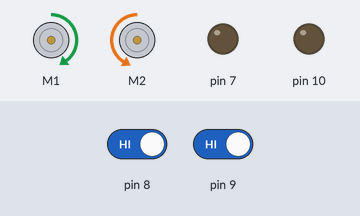
Bench run of a sketch on a simulated Arduino Uno, built with avr-gcc and run on an emulated ATmega328P. Parts: 2 × DC motor (green arrow = forward, orange = backward, longer = faster), output pins drawn as LEDs (lit = HIGH). The inputs (shaded band) are chosen by the test bench; at power-on: pin 8 HIGH, pin 9 HIGH. What the sketch prints to the serial monitor is not drawn.

Above: at 1.4 s.
1.5 s: pin 8 driven LOW
At 2.9 s:
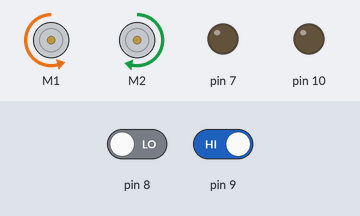
3.3 s: pin 9 driven LOW
At 4.5 s:
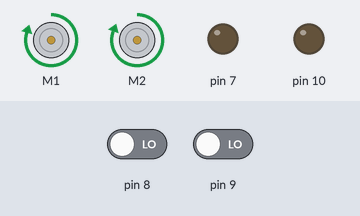
5.4 s: pin 8 driven HIGH
At 6.9 s:
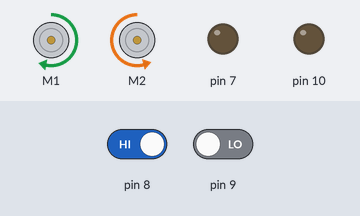
7.3 s: pin 9 driven HIGH
At 9.4 s:
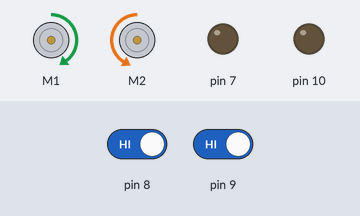
Timing chart, 0 to 10.5 s (numbered marks = the images above; inputs shaded):
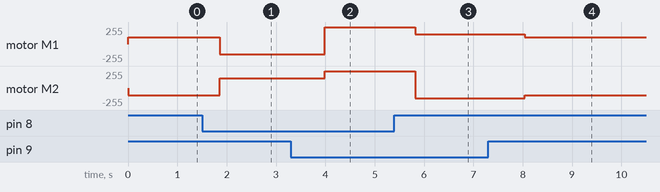

Measured:
- after the input at 1.5 s, motor M1: forward 100/255 → backward 155/255 after 0.36 s; motor M2: backward 105/255 → forward 150/255 after 0.36 s
- after the input at 3.3 s, motor M1: backward 155/255 → forward 252/255 after 0.69 s; motor M2: forward 150/255 → forward 255/255 after 0.69 s
- after the input at 5.4 s, motor M1: forward 252/255 → forward 150/255 after 0.42 s; motor M2: forward 255/255 → backward 155/255 after 0.42 s
- after the input at 7.3 s, motor M1: forward 150/255 → forward 100/255 after 0.74 s; motor M2: backward 155/255 → backward 105/255 after 0.74 s

The sketch:

SensorBasedMovementSumoBOT.ino
```cpp
/*
  This is a test sketch for the Adafruit assembled Motor Shield for Arduino v2
  It won't work with v1.x motor shields! Only for the v2's with built in PWM
  control

  For use with the Adafruit Motor Shield v2
  ---->  http://www.adafruit.com/products/1438
*/

#include <Adafruit_MotorShield.h>
int counter;
// Create the motor shield object with the default I2C address
Adafruit_MotorShield AFMS = Adafruit_MotorShield();
// Or, create it with a different I2C address (say for stacking)
// Adafruit_MotorShield AFMS = Adafruit_MotorShield(0x61);

// Select which 'port' M1, M2, M3 or M4. In this case, M1
Adafruit_DCMotor *myMotor = AFMS.getMotor(1);
Adafruit_DCMotor *myMotor1 = AFMS.getMotor(2);
// You can also make another motor on port M2
//Adafruit_DCMotor *myOtherMotor = AFMS.getMotor(2);

void setup() {
  pinMode(8, INPUT);
  pinMode(9, INPUT);

  pinMode(5, INPUT);
  pinMode(10, OUTPUT);
  pinMode(7, OUTPUT);
  Serial.begin(9600);
  // set up Serial library at 9600 bps
  Serial.println("Adafruit Motorshield v2 - DC Motor test!");

  if (!AFMS.begin()) {         // create with the default frequency 1.6KHz
    // if (!AFMS.begin(1000)) {  // OR with a different frequency, say 1KHz
    Serial.println("Could not find Motor Shield. Check wiring.");
    while (1);
  }
  Serial.println("Motor Shield found.");

  // Set the speed to start, from 0 (off) to 255 (max speed)

}

void Straight() {
  myMotor1->setSpeed(255);
  myMotor->setSpeed(252);
  myMotor->run(FORWARD);

  myMotor1->run(FORWARD);

  delay(600);
  //  myMotor->run(RELEASE);
  //  myMotor1->run(RELEASE);

}
void Back() {
  myMotor1->setSpeed(255);
  myMotor->setSpeed(252);
  myMotor->run(BACKWARD);

  myMotor1->run(BACKWARD);

  delay(600);
  //  myMotor->run(RELEASE);
  //  myMotor1->run(RELEASE);

}


void Left() {
  myMotor1->setSpeed(150);
  myMotor->setSpeed(155);
  myMotor->run(BACKWARD);

  myMotor1->run(FORWARD);

  delay(600);

}

void Right2() {

  myMotor->setSpeed(100);
  myMotor1->setSpeed(105);

  myMotor->run(FORWARD);
  myMotor1->run(BACKWARD);

  delay(600);

}

void Right() {

  myMotor->setSpeed(150);
  myMotor1->setSpeed(155);

  myMotor->run(FORWARD);
  myMotor1->run(BACKWARD);

  delay(1000);

}
// check sensors  is sensor-based movement
void CheckSensors() {

  if ((digitalRead(8) == 0) && (digitalRead(9) == 0))  {
    myMotor->run(RELEASE);
    myMotor1->run(RELEASE);
    Straight();
  }


  else if (digitalRead(9) == 0) {
    //enter what to do if sensor finds something
    Right();
    delay(100);
  }
  else if (digitalRead(8) == 0) {
    //enter what to do if sensor finds something
    Left();
    delay(100);
  }
  else {
    Right2();
    delay(10);


  }


}

// countdown code 1 blink a second
void StarterCount() {
  myMotor->run(RELEASE);
  myMotor1->run(RELEASE);
  for (counter = 0; counter < 5; ++counter) {


    tone(10, 523, 1000); // play tone 60 (C5 = 523 Hz)
    digitalWrite(7, HIGH);
    delay(500); // Wait for 500 millisecond(s)
    digitalWrite(7, LOW);
    noTone(10);
    delay(500); // Wait for 500 millisecond(s)


  }
}


void loop() {


  CheckSensors();
  delay(10);

}
```
